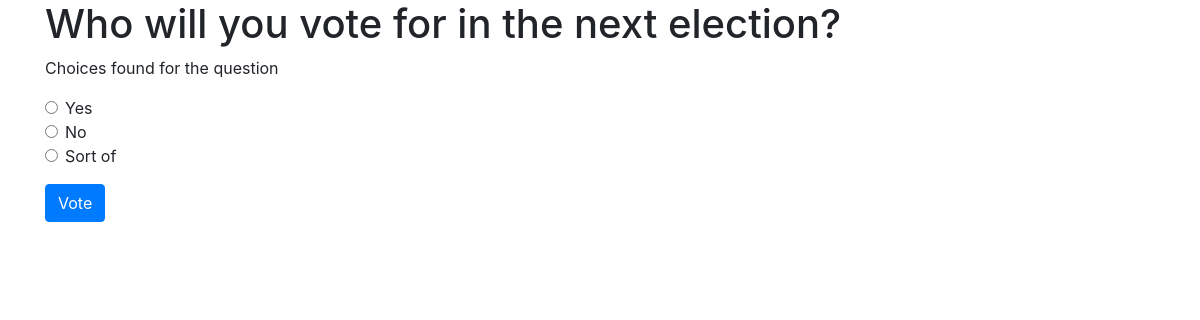
Screenshot of /polls/polls/4/ with the database file from the repository.
### polls/models.py (models this page shows, shortened)
class Question(models.Model):
    question_text = models.CharField(max_length=200)
    pub_date = models.DateTimeField('date published')

class Choice(models.Model):
    question = models.ForeignKey(Question, on_delete=models.CASCADE)
    choice_text = models.CharField(max_length=200)
    votes = models.IntegerField(default=0)

### polls/views.py (the view)
# urls.py: re_path(r'^polls/(?P<question_id>[0-9]+)/$', views.detail, name='detail')
def detail(request, question_id):
    question = get_object_or_404(Question, pk=question_id)
    return render(request, 'polls/detail.html', {'question': question})

### polls/templates/polls/detail.html (shortened to what this page needs)
<div class="container">
    <h1>{{question.question_text}}</h1>
    <form action="{% url 'polls:vote' question.id %}" method="post">
        <div class="form-group">
            {% if question.choice_set.all %}
                <p>Choices found for the question</p>
            {% else %}
                <p>No choices found for the question</p>
            {% endif %}
            {% for choice in question.choice_set.all %}
                <div class="form-check">
                    <input class="form-check-input" type="radio" name="choice" id="choice{{ forloop.counter }}" value="{{ choice.id }}" />
                    <label class="form-check-label" for="choice{{ forloop.counter }}">
                        {{ choice.choice_text }}
                    </label>
                </div>
            {% endfor %}
        </div>
        <button type="submit" class="btn btn-primary">Vote</button>
    </form>
</div>
<link rel="stylesheet" href="https://maxcdn.bootstrapcdn.com/bootstrap/4.5.2/css/bootstrap.min.css">

### rows the page displays
Question: question_text "Who will you vote for in the next election?"
Choice: choice_text "Yes"
Choice: choice_text "No"
Choice: choice_text "Sort of"
